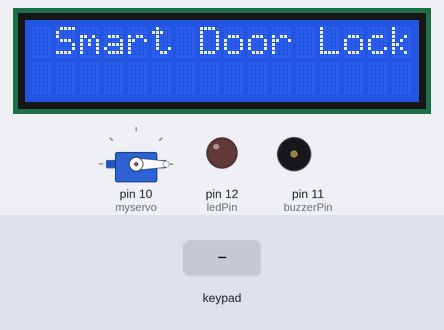
This sketch was run on a simulated Arduino Uno, built with avr-gcc and run on an emulated ATmega328P. On the bench: servo, 16×2 character LCD, output pins drawn as LEDs (lit = HIGH), buzzer (waves = sounding). Inputs (shaded band) come from the test bench.

Above: at 0.1 s.
3.3 s: key '#' pressed
At 4.6 s:
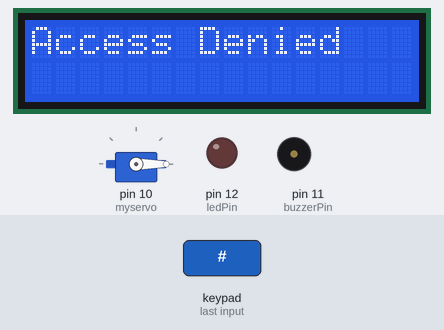
6.3 s: keypad keys 2 0 2 1 # pressed 0.4 s apart
At 9.1 s:
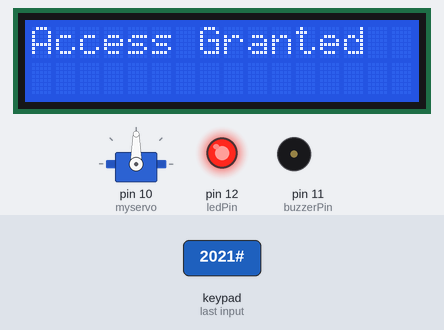
9.8 s: key 'A' pressed
12.8 s: keypad keys 2 0 2 1 * pressed 0.4 s apart
At 15.1 s:
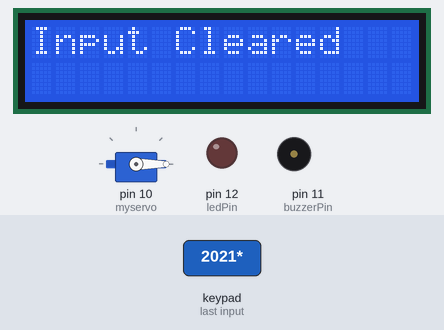
16.3 s: key 'B' pressed
At 17.1 s:
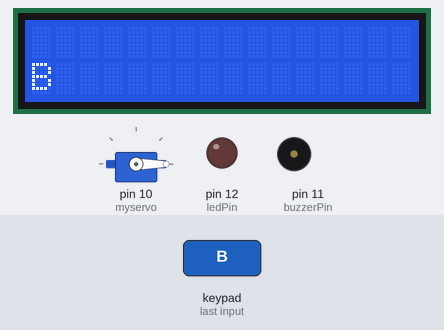
17.8 s: keypad keys 2 0 2 1 A pressed 0.4 s apart
At 19.8 s:
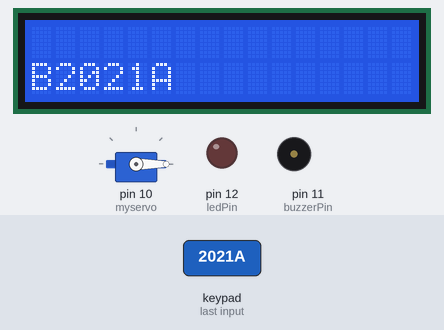
Timing chart, 0 to 21.3 s (numbered marks = the images above; inputs shaded):
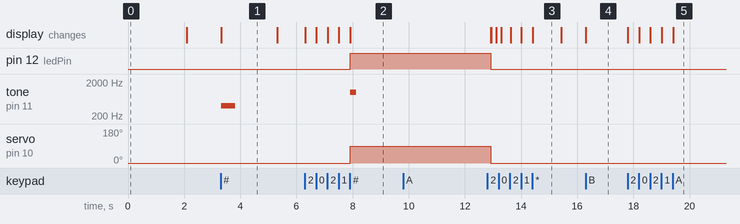

The sketch:

sketch.ino
```cpp
#include <Keypad.h>
#include <LiquidCrystal_I2C.h>
#include <Servo.h>

// === Servo setup ===
Servo myservo;

// === LCD setup ===
LiquidCrystal_I2C lcd(0x27, 16, 2);   // I2C address 0x27, 16x2 display

// === Keypad setup ===
const byte ROWS = 4;
const byte COLS = 4;

char keys[ROWS][COLS] = {
  {'1','2','3','A'},
  {'4','5','6','B'},
  {'7','8','9','C'},
  {'*','0','#','D'}
};

byte rowPins[ROWS] = {9, 8, 7, 6};
byte colPins[COLS] = {5, 4, 3, 2};

Keypad keypad = Keypad(makeKeymap(keys), rowPins, colPins, ROWS, COLS);

// === Password setup ===
String password = "2021";   // Correct password
String input = "";

// === Optional: buzzer + LED ===
const int buzzerPin = 11;
const int ledPin = 12;

void setup() {
  // Servo
  myservo.attach(10);
  myservo.write(0); // start locked

  // LCD
  lcd.init();
  lcd.backlight();
  lcd.setCursor(0,0);
  lcd.print(" Smart Door Lock ");
  delay(2000);
  lcd.clear();

  // Optional: buzzer + LED
  pinMode(buzzerPin, OUTPUT);
  pinMode(ledPin, OUTPUT);
}

void loop() {
  char key = keypad.getKey();

  if (key) {
    if (key == '#') {  // Submit entered code
      if (input == password) {
        lcd.clear();
        lcd.print("Access Granted");
        myservo.write(90);  // unlock
        digitalWrite(ledPin, HIGH);
        tone(buzzerPin, 1000, 200);  // short beep

        delay(5000);            // keep door unlocked for 5 sec
        myservo.write(0);       // lock door again
        digitalWrite(ledPin, LOW);
        lcd.clear();
      } else {
        lcd.clear();
        lcd.print("Access Denied");
        myservo.write(0);  // lock
        digitalWrite(ledPin, LOW);
        tone(buzzerPin, 400, 500);   // longer beep
        delay(2000);
        lcd.clear();
      }
      input = "";  // reset input
    }
    else if (key == '*') {  // Reset input
      input = "";
      lcd.clear();
      lcd.print("Input Cleared");
      delay(1000);
      lcd.clear();
    }
    else {  // Add digit to input
      input += key;
      lcd.setCursor(0,1);
      lcd.print(input);
    }
  }
}
```

Measured:
- after the input at 3.3 s, tone on pin 11 (buzzerPin): silent → 400 Hz at once, → silent 0.50 s later; the display: changes at once (image 1)
- after the input at 6.3 s, pin 12 (ledPin): LOW → HIGH after 1.6 s; tone on pin 11 (buzzerPin): silent → 1000 Hz after 1.6 s, → silent 0.20 s later; servo on pin 10 (myservo): 0° → 90° after 1.6 s; the display: first changes at once (image 2 shows a later state)
- after the input at 9.8 s, every drawn part: stays the same
- after the input at 16.3 s, the display: changes at once (image 4)
- after the input at 17.8 s, the display: first changes at once (image 5 shows a later state)
- what the display in image 1 shows lasts 2.0 s, from 3.3 s to 5.3 s
- what the display in image 3 shows lasts 1.0 s, from 14.4 s to 15.4 s
